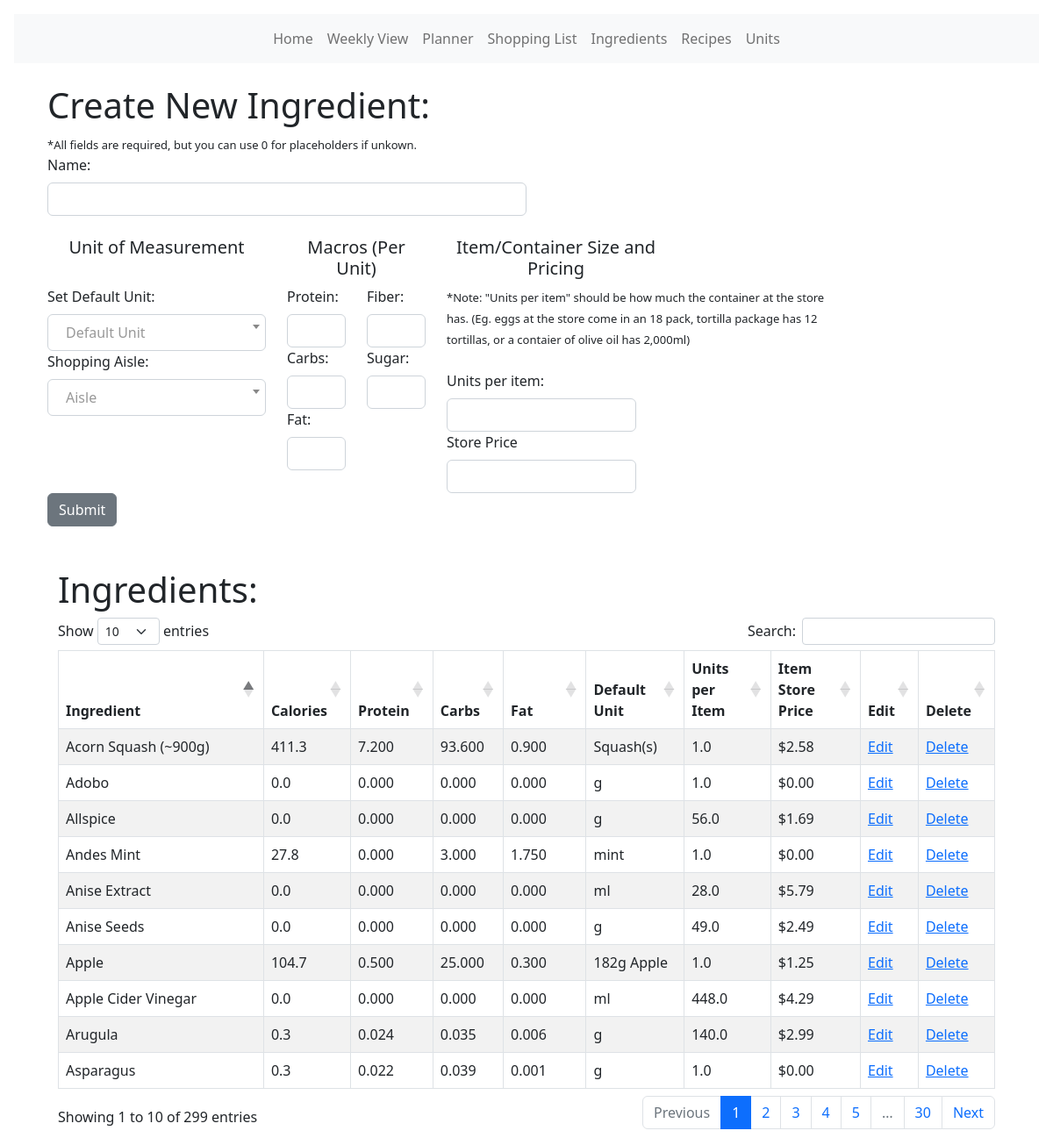
Page /ingredients/ingredients on the earlier database version.
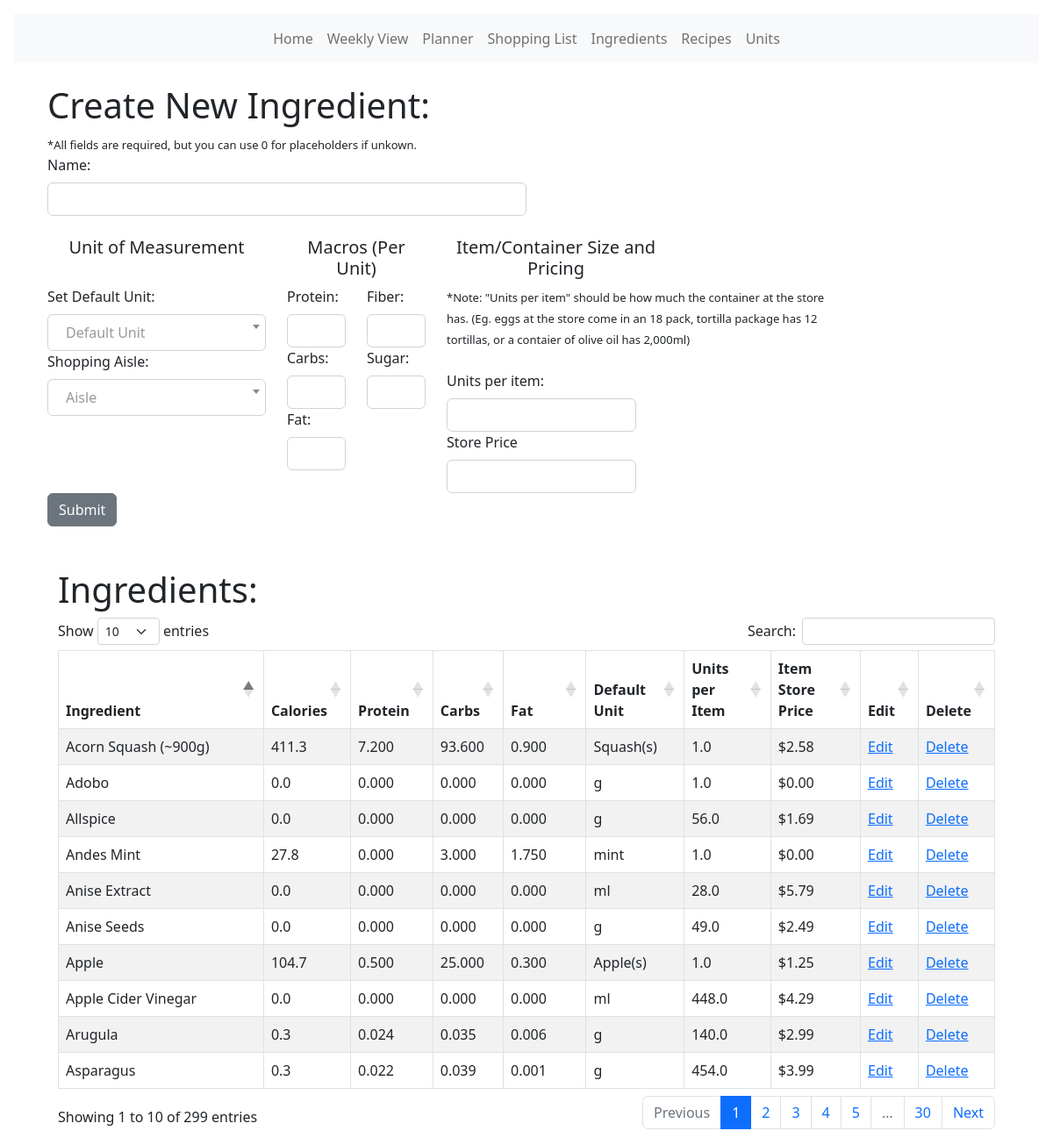
Same page on the later database version.
### models.py (models this page shows, shortened)
class Ingredient(db.Model):
    __tablename__ = "ingredient"
    id = db.Column(db.Integer, primary_key=True)
    name = db.Column(db.String(120), nullable=False)
    icalories = db.Column(db.Float)
    protein = db.Column(db.Float)
    carbs = db.Column(db.Float)
    fat = db.Column(db.Float)
    fiber = db.Column(db.Float)
    sugar = db.Column(db.Float)
    item_unit_size = db.Column(db.Float)  # How many units of item at store
    item_price = db.Column(db.Float)  # Price for full item at store
    u_price = db.Column(db.Float)
    aisle_id = db.Column(db.Integer, db.ForeignKey("aisle.id"))
    ingredients = db.relationship("RecipeIngredient", backref="ingredient")
    def default_ingredient_unit(self):
        try:
            x = UnitIngredient.query.filter_by(iid=self.id).first()
            return x.unit.name
        except:
            return "Unknown"

class Unit(db.Model):
    id = db.Column(db.Integer, primary_key=True)
    oid = db.Column(db.Integer, autoincrement=True)
    name = db.Column(db.String(30))
    ingredients = db.relationship("UnitIngredient", backref="unit")

### main.py (the view, shortened to what this page needs)
@app.route("/ingredients/ingredients", methods=["GET", "POST"])
def ingredient_page():
    ingredient_list = Ingredient.query.order_by(func.lower(Ingredient.name))
    x = db.session.query(Unit.name).order_by(Unit.oid)
    x = [i[0] for i in x]
    form = CreateIngredient()
    form.unit.choices = [("")] + [(y) for y in x]
    a = db.session.query(Aisle.name).order_by(Aisle.id)
    a = [i[0] for i in a]
    form.aisle.choices = [("")] + [(b) for b in a]
    return render_template(
        "/ingredients/ingredients.html",
        x=x,
        a=a,
        form=form,
        ingredient_list=ingredient_list,
    )

### forms.py
class CreateIngredient(FlaskForm):
    name = StringField("Name:", validators=[validators.InputRequired()])
    unit = SelectField(
        "Set Default Unit:",
        validators=[validators.InputRequired()],
        validate_choice=False,
    )
    protein = DecimalField("Protein:", validators=[validators.InputRequired()])
    carbs = DecimalField("Carbs:", validators=[validators.InputRequired()])
    fat = DecimalField("Fat:", validators=[validators.InputRequired()])
    fiber = DecimalField("Fiber:", validators=[validators.InputRequired()])
    sugar = DecimalField("Sugar:", validators=[validators.InputRequired()])
    item_unit_size = DecimalField(
        "Units per item:", validators=[validators.InputRequired()]
    )
    item_price = DecimalField("Store Price", validators=[validators.InputRequired()])
    aisle = SelectField(
        "Shopping Aisle:",
        validators=[validators.InputRequired()],
        validate_choice=False,
    )
    submit = SubmitField("Submit")

### templates/ingredients/ingredients.html (shortened to what this page needs)
<!DOCTYPE html>
<html lang="en">
<head>
  <link rel="stylesheet" type="text/css" href="https://cdn.datatables.net/1.10.25/css/dataTables.bootstrap5.css">
  <link href="{{ url_for('static', filename='css/select2.css') }}" rel="stylesheet" />
  {% extends 'base.html' %} {% block content %}
</head>
<body>
  <br />
  <div class="container">
    <h1>Create New Ingredient:</h1>
    <font size="-1">*All fields are required, but you can use 0 for placeholders if unkown.</font>
    <form method="POST">
      <div class="row">
        <div class="col">
          {{ form.hidden_tag() }} {{ form.name.label(class="form-label") }}{{
          form.name(class="form-control w-50") }}
          <br>
        </div>
        <div class="row">
          <div class="col-3">
            <h5>Unit of Measurement</h5>
          </div>
          <div class="col-2">
            <h5>Macros (Per Unit)</h5>
          </div>
          <div class="col-3">
            <h5>Item/Container Size and Pricing</h5>
          </div>
        </div>
        <div class="row">
          <div class="col-3">
            {{ form.unit.label(class="form-label") }}
            <br>
            {{ form.aisle.label(class="form-label") }}
            <br>
          </div>
          <div class="col-1">
            {{ form.protein.label(class="form-label") }}
            {{ form.protein(class="form-control w-100") }}
            {{ form.carbs.label(class="form-label") }}
            {{ form.carbs(class="form-control w-100") }}
            {{ form.fat.label(class="form-label") }}
            {{ form.fat(class="form-control w-100") }}
          </div>
          <div class="col-1">
            {{ form.fiber.label(class="form-label") }}
            {{ form.fiber(class="form-control w-100") }}
            {{ form.sugar.label(class="form-label") }}
            {{ form.sugar(class="form-control w-100") }}
          </div>
          <div class="col-5">
            <font size="-1">*Note: "Units per item" should be how much the container at the store has. (Eg. eggs at the
              store come in an 18 pack, tortilla package has 12 tortillas, or a contaier of olive oil has 2,000ml)
            </font>
            <br>
            <br>
            {{ form.item_unit_size.label(class="form-label") }}
            {{ form.item_unit_size(class="form-control w-50") }}
            {{ form.item_price.label(class="form-label") }}
            {{ form.item_price(class="form-control w-50") }}
          </div>
        </div>
        <div class="row">
          <div class="col">
            {{ form.submit(class="btn btn-secondary") }}
          </div>
        </div>
    </form>
  </div>
  <div class="container">
    <br />
    <br />
    <h1>Ingredients:</h1>
    <table id="data" class="table table-hover table-bordered table-striped">
      <thead>
        <tr>
          <th>Ingredient</th>
          <th>Calories</th>
          <th>Protein</th>
          <th>Carbs</th>
          <th>Fat</th>
          <th>Default Unit</th>
          <th>Units per Item</th>
          <th>Item Store Price</th>
          <th>Edit</th>
          <th>Delete</th>
        </tr>
      </thead>
      <tbody>
        {% for ingredient_table in ingredient_list %}
        <tr>
          <td>{{ingredient_table.name}}</td>
          <td>{{'%0.01f'|format(ingredient_table.icalories|float)}}</td>
          <td>{{'%0.03f'|format(ingredient_table.protein|float)}}</td>
          <td>{{'%0.03f'|format(ingredient_table.carbs|float)}}</td>
          <td>{{'%0.03f'|format(ingredient_table.fat|float)}}</td>
          <td>{{ingredient_table.default_ingredient_unit()}}</td>
          <td>{{ ingredient_table.item_unit_size }}</td>
          <td>{{'$%0.02f'|format(ingredient_table.item_price|float)}}</td>
          <td>
            <a href="{{url_for('ingredient_edit', id=ingredient_table.id)}}">Edit</a>
          </td>
          <td><a href="{{url_for('delete_ingredient_confirmation', id=ingredient_table.id)}}">Delete</a></td>
        </tr>
        {% endfor %}
      </tbody>
    </table>
  </div>
</body>
{% endblock %}

Differences in the rows shown:
computed for Ingredient "Apple": default_ingredient_unit "182g Apple" → "Apple(s)"
changed Ingredient "Asparagus": item_unit_size "1.0" → "454.0"; item_price "$0.00" → "$3.99"
